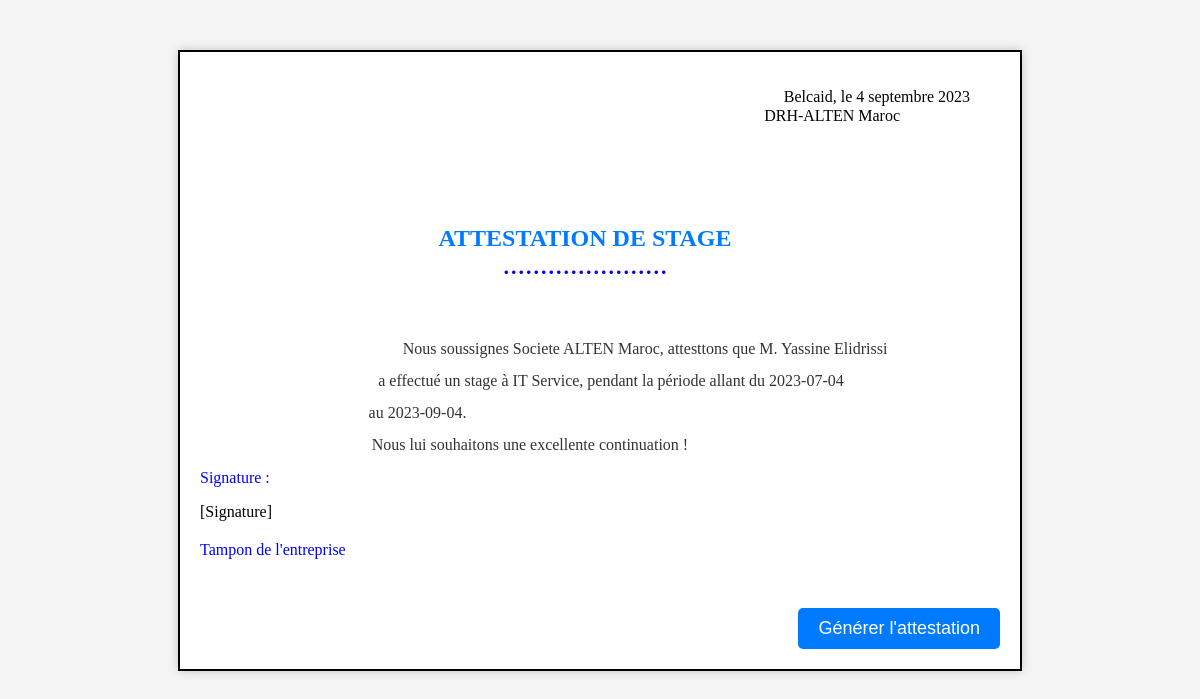
The page /attestation.php?CIN=CD70461 on the database its author committed.
### tables this page shows
CREATE TABLE `stagiareform` (
  `Nom` varchar(100) NOT NULL,
  `Prenom` varchar(100) NOT NULL,
  `Genre` varchar(2) NOT NULL,
  `CIN` varchar(30) NOT NULL,
  `DateN` date NOT NULL,
  `Email` varchar(200) NOT NULL,
  `telephone` varchar(10) NOT NULL,
  `Adresse` varchar(300) NOT NULL,
  `Ecole` varchar(200) NOT NULL,
  `AdresseEcole` varchar(200) NOT NULL,
  `FixEcole` varchar(20) NOT NULL,
  `Filiere` varchar(100) NOT NULL,
  `EncadrantAcd` varchar(200) NOT NULL,
  `EncadrantTel` varchar(20) NOT NULL,
  `EncadrantEmail` varchar(300) NOT NULL,
  `PeriodeStage` varchar(100) NOT NULL,
  `Departement` varchar(200) NOT NULL,
  `DateDebut` date DEFAULT NULL,
  `DateFin` date DEFAULT NULL,
  `Pieces` longblob NOT NULL
);

### attestation.php (the view, shortened to what this page needs)
<?php
$host = "localhost";
$user = "root";
$dbname = "stagiarealten";
$password = "";
$conn = mysqli_connect($host, $user, $password, $dbname);
?>
<!DOCTYPE html>
<html lang="fr">
<head>
</head>
<body>
    <div class="attestation">
        <div class="entete">
            <p id="blcd">Belcaid, le 4 septembre 2023</p>
            <p id="drh">DRH-ALTEN Maroc</p>
            <div class="titre">ATTESTATION DE STAGE </div>
            <p id="points">......................</p>
        </div>
        <form action="generate_attestation.php" method="GET">
            <div class="contenu">
                <p class="nom">Nous soussignes Societe ALTEN Maroc, attesttons que
                    <?php
                    if (isset($_GET['CIN'])) {
                        $CIN = $_GET['CIN'];
                        $query = "SELECT Prenom, Nom , Departement, DateDebut, DateFin FROM stagiareform WHERE CIN = '$CIN'";
                        $result = mysqli_query($conn, $query);
                        if ($result && mysqli_num_rows($result) > 0) {
                            $row = mysqli_fetch_assoc($result);
                            $prenom = $row['Prenom'];
                            $nom = $row['Nom'];
                            $departement = $row['Departement'];
                            $datedebut = $row['DateDebut'];
                            $datefin = $row['DateFin'];
                            echo 'M.' . ' ' .$prenom . ' ' . $nom;
                        } else {
                            echo "Nom de Stagiaire Inconnu";
                        }
                    }
                    ?>
                </p>
                <p id="dep"><?php echo "a effectué un stage à $departement, pendant la période allant du $datedebut"; ?></p>
                <p id="dte">au <?php echo $datefin; ?>.</p>
                <p id="souhaite">Nous lui souhaitons une excellente continuation !</p>
            </div>
            <div class="generate-button">
                <input type="button" value="Générer l'attestation" onclick="exportToWord()">
            </div>
        </form>
        <div class="signature">
            <p>Signature :</p>
            <p id="signat">[Signature]</p>
        </div>
        <div class="tampon">
            <p>Tampon de l'entreprise</p>
        </div>
    </div>
</body>
</html>
</html>

### attestation.php (style rules this page uses)
body { font-family: Arial, sans-serif; background-color: #f5f5f5; margin: 0; padding: 0; position: relative; font-family:Cambria, Cochin, Georgia, Times, 'Times New Roman', serif; }
.attestation { width: 800px; margin: 50px auto; padding: 20px; background-color: #ffffff; border: 2px solid #000; box-shadow: 0px 0px 10px rgba(0, 0, 0, 0.2); position: relative; }
.entete { text-align: center; margin-right: 30px; }
#drh { text-align: right; margin-right: 70px; margin-top: -15px; }
#blcd { text-align: right; }
.titre { font-size: 24px; font-weight: bold; margin-top: 100px; color: #007BFF; }
#points { font-size: 30px; margin-bottom: 60px; margin-top: -5px; color: blue; }
.nom { font-size: 16px; margin-bottom: 10px; margin-left: 90px; }
.contenu { text-align: center; font-size: 16px; line-height: 1; color: #333; }
#dep { margin-left:22px; }
.signature { text-align:left; color:blue; }
#signat { color: black; }
#dte { margin-right:490px; margin-left: 125px; }
#souhaite { margin-right: 260px; margin-left:120px; }
.tampon { text-align: left; margin-top: 20px; color: blue; margin-bottom: 90px; }
.generate-button { text-align: right; position: absolute; bottom: 20px; right: 20px; }
.generate-button input[type="button"] { background-color: #007BFF; color: #fff; font-size: 18px; padding: 10px 20px; border: none; border-radius: 5px; cursor: pointer; transition: background-color 0.3s ease; }

### rows shown on the page
stagiareform: Prenom "Yassine", Nom "Elidrissi", Departement "IT Service", DateDebut "2023-07-04", DateFin "2023-09-04"
